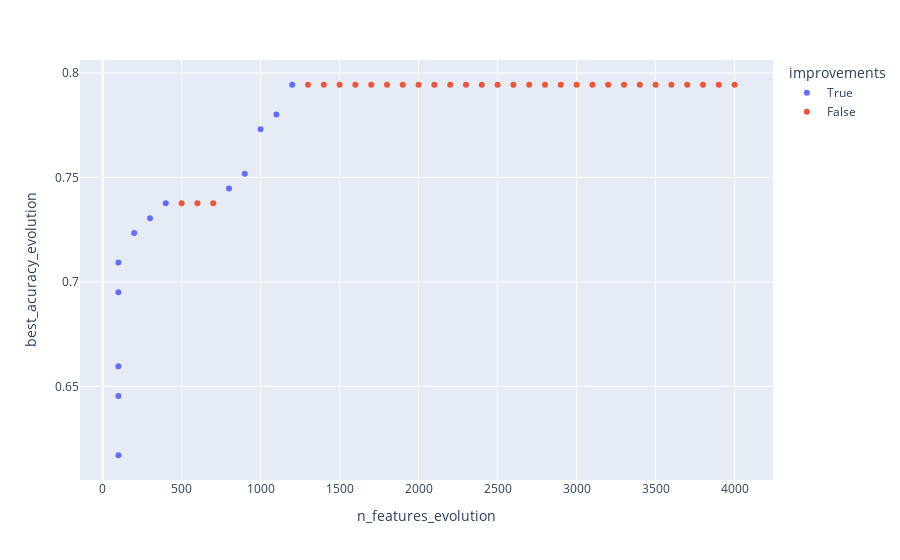

Notebook cell for this chart:
### Markdown cell above
Please note in the following graph how the best accuracy evolved with changes in vocabulary size.

### Code cell
results_dataframe = pd.DataFrame(results['n_features_evolution'])
results_dataframe.columns = ['n_features_evolution']
results_dataframe['best_acuracy_evolution'] = results['best_acuracy_evolution']
results_dataframe['improvements'] = results['improvements']

fig = px.scatter(results_dataframe, x='n_features_evolution',
           y='best_acuracy_evolution', 
           color='improvements')

fig.show()

### Figure 1 — Plotly figure (JSON) as saved in the notebook; plotly's stock layout.template omitted (floating-point values rounded to 4 significant figures)
{"data": [{"hovertemplate": "improvements=True<br>n_features_evolution=%{x}<br>best_acuracy_evolution=%{y}<extra></extra>", "legendgroup": "True", "marker": {"color": "#636efa", "symbol": "circle"}, "mode": "markers", "name": "True", "orientation": "v", "showlegend": true, "type": "scatter", "x": [100, 100, 100, 100, 100, 200, 300, 400, 800, 900, 1000, 1100, 1200], "xaxis": "x", "y": [0.617, 0.6454, 0.6596, 0.695, 0.7092, 0.7234, 0.7305, 0.7376, 0.7447, 0.7518, 0.773, 0.7801, 0.7943], "yaxis": "y"}, {"hovertemplate": "improvements=False<br>n_features_evolution=%{x}<br>best_acuracy_evolution=%{y}<extra></extra>", "legendgroup": "False", "marker": {"color": "#EF553B", "symbol": "circle"}, "mode": "markers", "name": "False", "orientation": "v", "showlegend": true, "type": "scatter", "x": [500, 600, 700, 1300, 1400, 1500, 1600, 1700, 1800, 1900, 2000, 2100, 2200, 2300, 2400, 2500, 2600, 2700, 2800, 2900, 3000, 3100, 3200, 3300, 3400, 3500, 3600, 3700, 3800, 3900, 4000], "xaxis": "x", "y": [0.7376, 0.7376, 0.7376, 0.7943, 0.7943, 0.7943, 0.7943, 0.7943, 0.7943, 0.7943, 0.7943, 0.7943, 0.7943, 0.7943, 0.7943, 0.7943, 0.7943, 0.7943, 0.7943, 0.7943, 0.7943, 0.7943, 0.7943, 0.7943, 0.7943, 0.7943, 0.7943, 0.7943, 0.7943, 0.7943, 0.7943], "yaxis": "y"}], "layout": {"legend": {"title": {"text": "improvements"}, "tracegroupgap": 0}, "margin": {"t": 60}, "xaxis": {"anchor": "y", "domain": [0, 1], "title": {"text": "n_features_evolution"}}, "yaxis": {"anchor": "x", "domain": [0, 1], "title": {"text": "best_acuracy_evolution"}}}}
